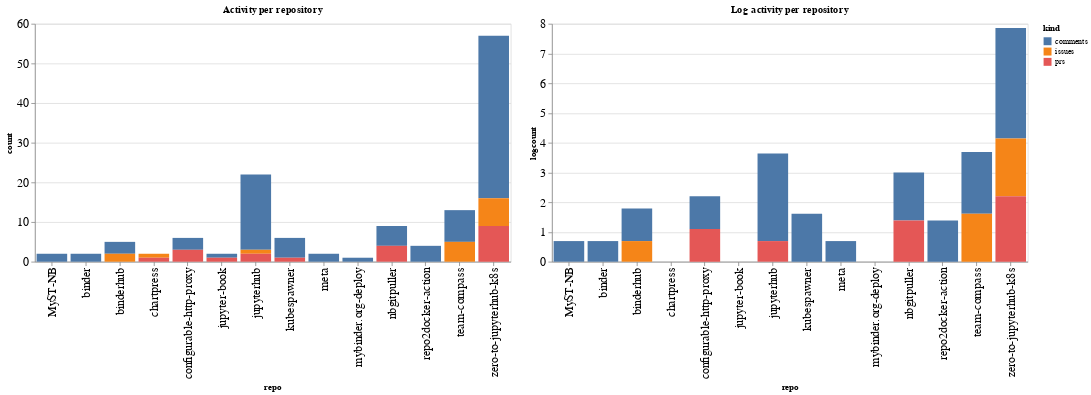

The notebook cell saved with this chart:
### Code cell
ch1 = alt.Chart(repo_summaries, width=600, title="Activity per repository").mark_bar().encode(
    x='repo',
    y='count',
    color='kind',
    tooltip="kind"
)

ch2 = alt.Chart(repo_summaries, width=600, title="Log activity per repository").mark_bar().encode(
    x='repo',
    y='logcount',
    color='kind',
    tooltip="kind"
)

ch1 | ch2

### Figure 1 — Vega-Lite specification as saved in the notebook (floating-point values rounded to 4 significant figures)
{"config": {"axisLeft": {"labelFontSize": 15}, "axisBottom": {"labelFontSize": 15}}, "hconcat": [{"mark": "bar", "encoding": {"color": {"type": "nominal", "field": "kind"}, "tooltip": {"type": "nominal", "field": "kind"}, "x": {"type": "nominal", "field": "repo"}, "y": {"type": "quantitative", "field": "count"}}, "title": "Activity per repository", "width": 600}, {"mark": "bar", "encoding": {"color": {"type": "nominal", "field": "kind"}, "tooltip": {"type": "nominal", "field": "kind"}, "x": {"type": "nominal", "field": "repo"}, "y": {"type": "quantitative", "field": "logcount"}}, "title": "Log activity per repository", "width": 600}], "data": {"name": "data-c45ebe41489431487aa4100d406e13e9"}, "$schema": "https://vega.github.io/schema/vega-lite/v4.8.1.json", "datasets": {"data-c45ebe41489431487aa4100d406e13e9": [{"repo": "MyST-NB", "kind": "comments", "count": 2, "logcount": 0.6931}, {"repo": "binder", "kind": "comments", "count": 2, "logcount": 0.6931}, {"repo": "binderhub", "kind": "comments", "count": 3, "logcount": 1.099}, {"repo": "binderhub", "kind": "issues", "count": 2, "logcount": 0.6931}, {"repo": "chartpress", "kind": "issues", "count": 1, "logcount": 0.0}, {"repo": "chartpress", "kind": "prs", "count": 1, "logcount": 0.0}, {"repo": "configurable-http-proxy", "kind": "comments", "count": 3, "logcount": 1.099}, {"repo": "configurable-http-proxy", "kind": "prs", "count": 3, "logcount": 1.099}, {"repo": "jupyter-book", "kind": "comments", "count": 1, "logcount": 0.0}, {"repo": "jupyter-book", "kind": "prs", "count": 1, "logcount": 0.0}, {"repo": "jupyterhub", "kind": "comments", "count": 19, "logcount": 2.944}, {"repo": "jupyterhub", "kind": "issues", "count": 1, "logcount": 0.0}, {"repo": "jupyterhub", "kind": "prs", "count": 2, "logcount": 0.6931}, {"repo": "kubespawner", "kind": "comments", "count": 5, "logcount": 1.609}, {"repo": "kubespawner", "kind": "prs", "count": 1, "logcount": 0.0}, {"repo": "meta", "kind": "comments", "count": 2, "logcount": 0.6931}, {"repo": "mybinder.org-deploy", "kind": "comments", "count": 1, "logcount": 0.0}, {"repo": "nbgitpuller", "kind": "comments", "count": 5, "logcount": 1.609}, {"repo": "nbgitpuller", "kind": "prs", "count": 4, "logcount": 1.386}, {"repo": "repo2docker-action", "kind": "comments", "count": 4, "logcount": 1.386}, {"repo": "team-compass", "kind": "comments", "count": 8, "logcount": 2.079}, {"repo": "team-compass", "kind": "issues", "count": 5, "logcount": 1.609}, {"repo": "zero-to-jupyterhub-k8s", "kind": "comments", "count": 41, "logcount": 3.714}, {"repo": "zero-to-jupyterhub-k8s", "kind": "issues", "count": 7, "logcount": 1.946}, {"repo": "zero-to-jupyterhub-k8s", "kind": "prs", "count": 9, "logcount": 2.197}]}}
